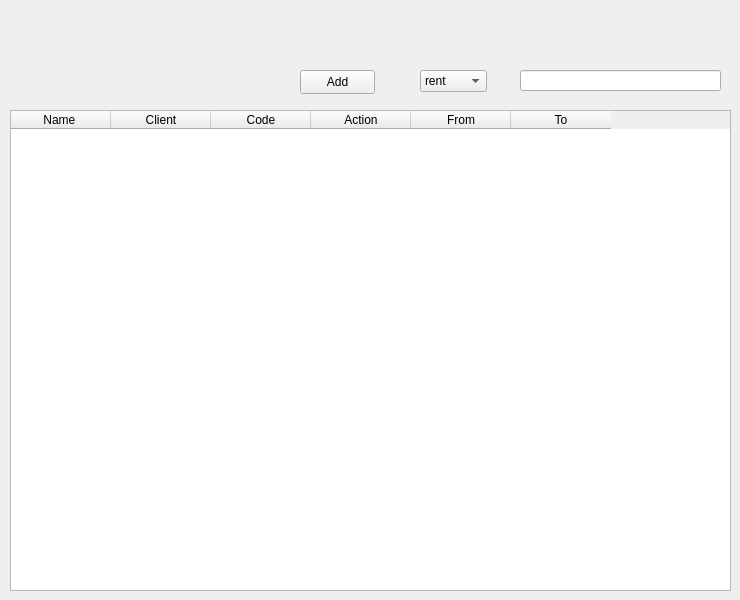
      <widget class="QWidget" name="tab_21">
       <attribute name="title">
        <string>Today</string>
       </attribute>
       <widget class="QLineEdit" name="lineEdit_40">
        <property name="geometry">
         <rect>
          <x>520</x>
          <y>70</y>
          <width>201</width>
          <height>21</height>
         </rect>
        </property>
       </widget>
       <widget class="QComboBox" name="comboBox_15">
        <property name="geometry">
         <rect>
          <x>420</x>
          <y>70</y>
          <width>67</width>
          <height>22</height>
         </rect>
        </property>
        <item>
         <property name="text">
          <string>rent</string>
         </property>
        </item>
        <item>
         <property name="text">
          <string>retrieve</string>
         </property>
        </item>
       </widget>
       <widget class="QPushButton" name="pushButton_26">
        <property name="geometry">
         <rect>
          <x>300</x>
          <y>70</y>
          <width>75</width>
          <height>24</height>
         </rect>
        </property>
        <property name="text">
         <string>Add</string>
        </property>
       </widget>
       <widget class="QTableWidget" name="tableWidget_7">
        <property name="geometry">
         <rect>
          <x>10</x>
          <y>110</y>
          <width>721</width>
          <height>481</height>
         </rect>
        </property>
        <column>
         <property name="text">
          <string>Name </string>
         </property>
        </column>
        <column>
         <property name="text">
          <string>Client</string>
         </property>
        </column>
        <column>
         <property name="text">
          <string>Code</string>
         </property>
        </column>
        <column>
         <property name="text">
          <string>Action</string>
         </property>
        </column>
        <column>
         <property name="text">
          <string>From</string>
         </property>
        </column>
        <column>
         <property name="text">
          <string>To</string>
         </property>
        </column>
       </widget>
      </widget>
